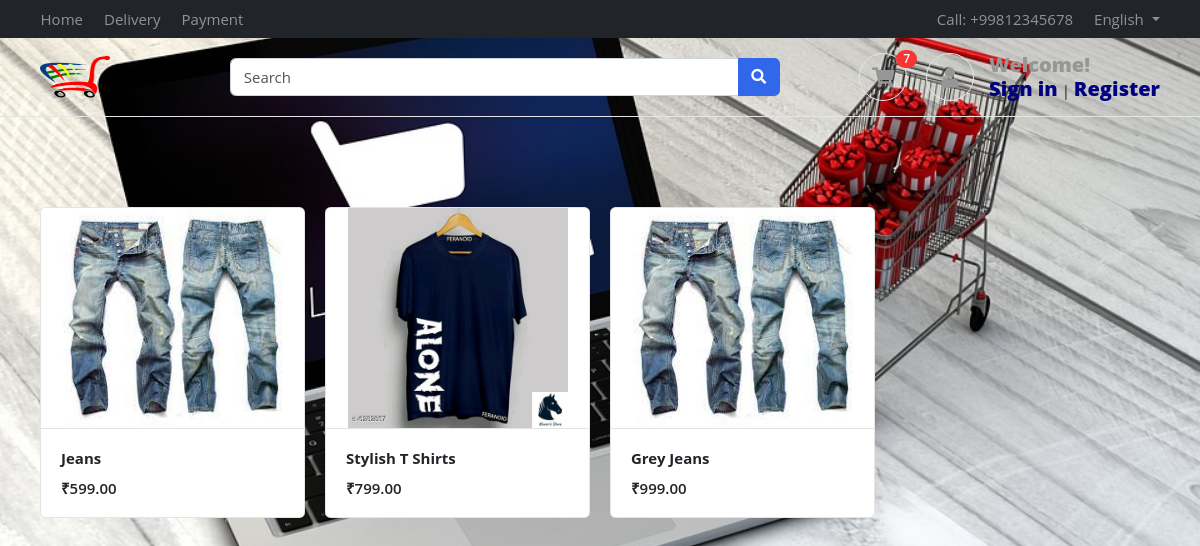
/ (signed in), run on the app's committed database.
### accounts/models.py (models this page shows)
class Profile(BaseModel):
    user=models.OneToOneField(User,on_delete=models.CASCADE,related_name='profile')
    is_email_verified=models.BooleanField(default=False)
    email_token=models.CharField(max_length=100,null=True,blank=True)
    profile_image=models.ImageField(upload_to='profile')
    def get_cart_count(self):
        return CartItems.objects.filter(cart__is_paid = False , cart__user = self.user).count()

### products/models.py (models this page shows, shortened)
class Product(BaseModel):
    product_name=models.CharField(max_length=150)
    slug=models.SlugField(unique=True,null=True,blank=True)
    category=models.ForeignKey(Category,on_delete=models.CASCADE,related_name='products')
    price=models.IntegerField()
    product_description=models.TextField()
    color_variant = models.ManyToManyField(ColorVariant , blank=True)
    size_variant = models.ManyToManyField(SizeVariant , blank=True)

class ProductImage(BaseModel):
    product=models.ForeignKey(Product,on_delete=models.CASCADE,related_name='product_images')
    image=models.ImageField(upload_to="product")

### home/views.py (the view)
# urls.py: path('' , index , name="index"),
def index(request):
    context = {'products' : Product.objects.all()}
    return render(request , 'home/index.html' , context)

### templates/home/index.html
{% extends 'base/base.html' %}
{% block start %}
<div class="container mt-5 pt-5">
    <div class="row">
        {% for product in products %}
        <div class="col-md-3">
            <figure class="card card-product-grid">
                <div class="img-wrap"> <img src="/media/{{product.product_images.first.image}}"> </div>
                <figcaption class="info-wrap border-top">
                    <a href="{% url 'get_product' product.slug %}" class="title">
                        <b>{{product.product_name}}</b></a>
                    <div class="price mt-2">₹{{product.price}}.00</div>
                </figcaption>
            </figure>
        </div>
        {% endfor %}
    </div>
    </div>
{% endblock  %}

### templates/base/base.html (shortened to what this page needs)
<!DOCTYPE HTML>
<html lang="en">
<head>
<link href="/media/css/bootstrap.css" rel="stylesheet" type="text/css"/>
<link href="/media/fonts/fontawesome/css/all.min.css" type="text/css" rel="stylesheet">
<link href="/media/css/ui.css" rel="stylesheet" type="text/css"/>
<link href="/media/css/responsive.css" rel="stylesheet" />
</head>
<body>
	<header class="section-header">
		<nav class="navbar navbar-dark navbar-expand p-0 bg-dark">
		<div class="container">
			<ul class="navbar-nav d-none d-md-flex mr-auto">
				<li class="nav-item"><a class="nav-link" href="#">Home</a></li>
				<li class="nav-item"><a class="nav-link" href="#">Delivery</a></li>
				<li class="nav-item"><a class="nav-link" href="#">Payment</a></li>
			</ul>
			<ul class="navbar-nav">
				<li class="nav-item"><a href="#" class="nav-link"> Call: +99812345678 </a></li>
				<li class="nav-item dropdown">
					 <a href="#" class="nav-link dropdown-toggle" data-toggle="dropdown"> English </a>
				</li>
			</ul>
		  </div>
		</nav>
		<section class="header-main border-bottom">
			<div class="container">
		<div class="row align-items-center">
			<div class="col-lg-2 col-4">
				<div class="brand-wrap">
					<img style="height:100px;width:70px;" class="logo" src="/media/images/logo1.png">
				</div>
			</div>
			<div class="col-lg-6 col-sm-12">
				<form action="#" class="search">
					<div class="input-group w-100">
						<input type="text" class="form-control" placeholder="Search">
						<div class="input-group-append">
						  <button class="btn btn-primary" type="submit">
							<i class="fa fa-search"></i>
						  </button>
						</div>
					</div>
				</form>
			</div>
			<div class="col-lg-4 col-sm-6 col-8">
				<div class="widgets-wrap float-md-right">
					<div class="widget-header  mr-3">
						<a href="{% url 'cart' %}" class="icon icon-sm rounded-circle border"><i class="fa fa-shopping-cart"></i></a>
						<span class="badge badge-pill badge-danger notify">{{request.user.profile.get_cart_count}}</span>
					</div>
					<div class="widget-header icontext">
						<a href="#" class="icon icon-sm rounded-circle border"><i class="fa fa-user"></i></a>
						<div class="text">
							<span style="color:black;font-weight: 900;font-size:20px;" class="text-muted">Welcome!</span>
							<div>
								<a style="color: navy;font-weight: 900;font-size:20px;" href="{% url 'login' %}">Sign in</a> |
								<a style="color: navy;font-weight: 900;font-size:20px;" href="{% url 'register' %}"> Register</a>
							</div>
						</div>
					</div>
				</div>
			</div>
		</div>
			</div>
		</section>
		</header>
		{% block start %}
		{% endblock %}
        </body>
        </html>

### public/static/css/ui.css (style rules this page uses)
html { font-family: 'Inter', sans-serif; font-size: 15px; }
.img-wrap { text-align: center; display: block; }
.img-wrap img { max-width: 100%; }
.icon-xs, .icon-sm, .icon-md, .icon-lg { display: inline-block; text-align: center; flex-shrink: 0; flex-grow: 0; }
.icon-sm { width: 48px; height: 48px; line-height: 48px; font-size: 20px; }
figure { margin-bottom: 0; }
.card .title { color: #212529; }
.header-main { position: relative; padding-top: 1rem; padding-bottom: 1rem; }
.brand-wrap .logo, .navbar-brand .logo { margin-right: 7px; max-height: 42px; display: inline-block; }
.widget-header { display: inline-block; vertical-align: middle; position: relative; }
.widget-header a { color: #545454; }
.widget-header i { color: #969696; }
.widget-header .notify { position: absolute; top: -3px; right: -10px; }
[class*='card-product'] a.title { color: #212529; display: block; }
[class*='card-product'] .img-wrap { overflow: hidden; position: relative; }
[class*='card-product'] .img-wrap img { height: 100%; max-width: 100%; width: auto; display: inline-block; object-fit: cover; }
.card-product-grid { margin-bottom: 20px; }
.card-product-grid .img-wrap { border-radius: 0.2rem 0.2rem 0 0; height: 220px; }
.card-product-grid .info-wrap { overflow: hidden; padding: 18px 20px; }
.card .img-wrap { overflow: hidden; }
.icontext { display: inline-flex; align-items: center; vertical-align: middle; }
.icontext .text { width: 100%; line-height: 1.2; color: #212529; }
.icontext .icon { position: relative; margin-right: 15px; flex-shrink: 0; flex-grow: 0; }
.notify { position: absolute; top: -4px; right: -10px; display: inline-block; padding: .25em .6em; font-size: 12px; line-height: 1; text-align: center; border-radius: 3rem; color: #fff; background-color: #fa3434; }
.price { font-weight: 600; color: #212529; }
body { background: url('bgg.jpg'); background-repeat: no-repeat; background-size:cover; font-family: "Open Sans", sans-serif; }

### data on the page
Product: product_images.first.image (picture), product_name "Jeans", price "599"
Product: product_images.first.image (picture), product_name "Stylish T Shirts", price "799"
Product: product_images.first.image (picture), product_name "Grey Jeans", price "999"

### other printed values
{{ request.user.profile.get_cart_count }} "7"
